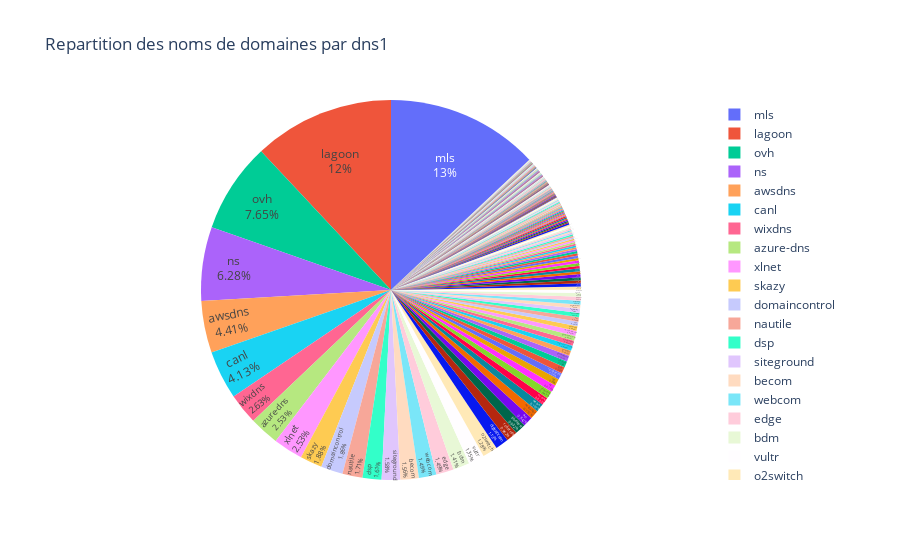

The notebook cell this image was saved under:
### Code cell
fig = px.pie(df_dns1_count, values='count', names='dns1', title='Repartition des noms de domaines par dns1')
fig.update_traces(textposition='inside', textinfo='percent+label')
fig.show()

### Figure 1 — Plotly figure (JSON) as saved in the notebook; plotly's stock layout.template omitted (floating-point values rounded to 4 significant figures; data arrays with more than 128 entries replaced by an {"elided": "..."} marker saying what was removed)
{"data": [{"domain": {"x": [0, 1], "y": [0, 1]}, "hovertemplate": "dns1=%{label}<br>count=%{value}<extra></extra>", "labels": {"elided": "291 str values"}, "legendgroup": "", "name": "", "showlegend": true, "textinfo": "percent+label", "textposition": "inside", "type": "pie", "values": {"elided": "291 int values"}}], "layout": {"legend": {"tracegroupgap": 0}, "title": {"text": "Repartition des noms de domaines par dns1"}}}
